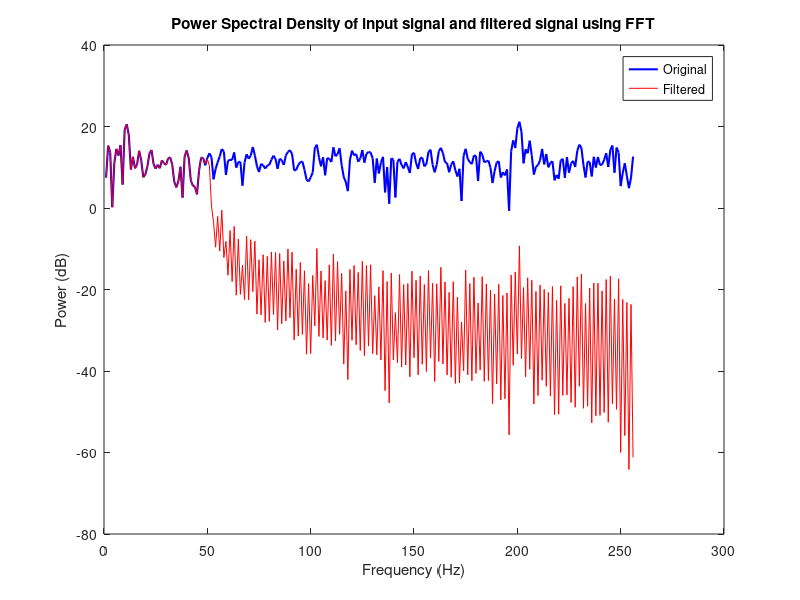
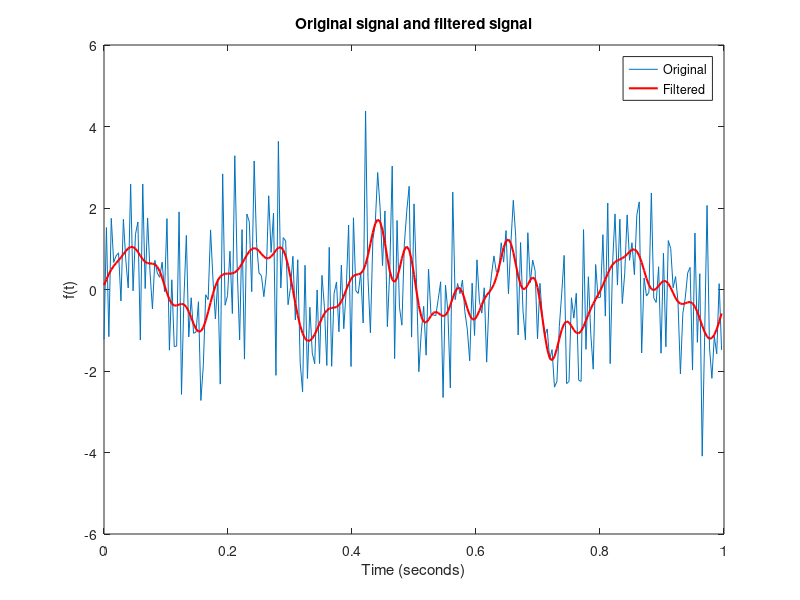

Write MATLAB code to recreate these figures, in order.
% MTH 5050 - HW 5 - Part b
% Designing a low pass filter that eliminates high frequencies

close all; clear variables; clc;

rng default  % For random noise generator
M = 256;     % Sampling points (FFT is more efficient when it's a power of 2)
t = 0:1/M:1-1/M;   % Equally space points
f = sin(2*pi*5*t) + sin(2*pi*100*t)+ randn(size(t)) ; % Signal with noise

Fs = 512;  % Sampling frequency should be twice the largest frequency
wc = 50;   % Threshold Freq = 50 Hz
hs = (-M/2:M/2);
% The filter in the physical domain is the sinc function
h = sinc(2*wc.*hs./Fs)*(2*wc/Fs);

% Zero pad the signal and impulse response:
xzp = [ f zeros(1,M) ];
hzp = [ h zeros(1,M-1) ];

F = fft(xzp);           % Transform signal
H = fft(hzp);           % Transform filter
    
psdx = abs(F);          % Power spectrum of original signal
FH = F .* H; 
psdl = abs(FH);         % Power spectrum of filtered signal
fhat = real(ifft(FH));  % Inverse Fourier Transform to get f*g
figure; 
% use 10*log10() to see the power spectrum in more detail
plot(1:M,10*log10(psdx(1:M)),'-b','Linewidth',1.5); hold on;
plot(1:M,10*log10(psdl(1:M)),'-r');  % PSD plot of corrected signal
title('Power Spectral Density of input signal and filtered signal using FFT')
xlabel('Frequency (Hz)');ylabel('Power (dB)'); legend('Original','Filtered');

% Plot original signal
figure; plot(t,f); hold on;
% Plot corrected signal
plot(t,fhat(M/2+1:end-M/2),'-r','Linewidth',1.5); %Ignore the response time of filtered signal                                        
title('Original signal and filtered signal');
xlabel('Time (seconds)'); ylabel('f(t)'); legend('Original','Filtered');
